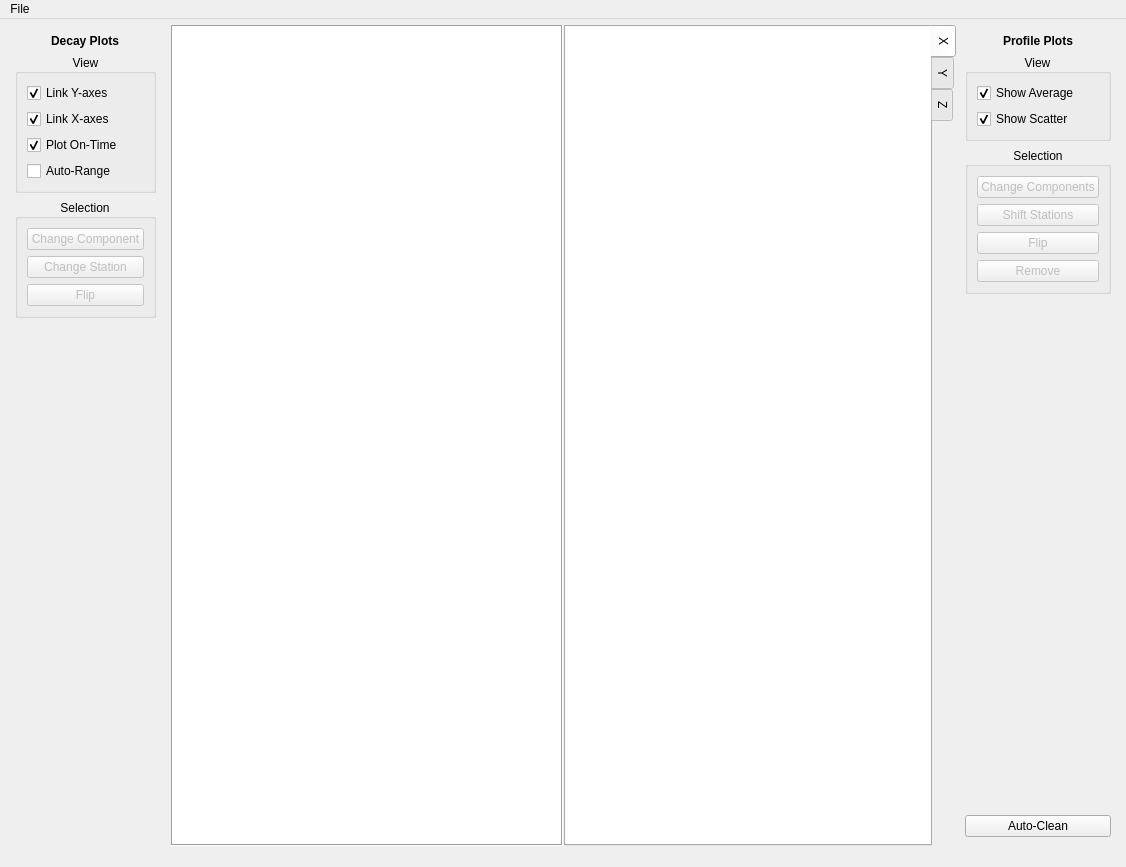
<?xml version="1.0" encoding="UTF-8"?>
<ui version="4.0">
 <class>MainWindow</class>
 <widget class="QMainWindow" name="MainWindow">
  <property name="geometry">
   <rect>
    <x>0</x>
    <y>0</y>
    <width>1126</width>
    <height>867</height>
   </rect>
  </property>
  <property name="windowTitle">
   <string>MainWindow</string>
  </property>
  <property name="documentMode">
   <bool>false</bool>
  </property>
  <widget class="QWidget" name="centralwidget">
   <layout class="QGridLayout" name="gridLayout">
    <property name="leftMargin">
     <number>6</number>
    </property>
    <property name="topMargin">
     <number>6</number>
    </property>
    <property name="rightMargin">
     <number>6</number>
    </property>
    <property name="bottomMargin">
     <number>2</number>
    </property>
    <property name="horizontalSpacing">
     <number>1</number>
    </property>
    <property name="verticalSpacing">
     <number>0</number>
    </property>
    <item row="0" column="0">
     <widget class="QFrame" name="frame_4">
      <property name="frameShape">
       <enum>QFrame::NoFrame</enum>
      </property>
      <property name="frameShadow">
       <enum>QFrame::Raised</enum>
      </property>
      <layout class="QHBoxLayout" name="horizontalLayout_2">
       <property name="leftMargin">
        <number>0</number>
       </property>
       <property name="topMargin">
        <number>0</number>
       </property>
       <property name="rightMargin">
        <number>0</number>
       </property>
       <property name="bottomMargin">
        <number>0</number>
       </property>
       <item>
        <widget class="QFrame" name="frame">
         <property name="sizePolicy">
          <sizepolicy hsizetype="Maximum" vsizetype="Preferred">
           <horstretch>0</horstretch>
           <verstretch>0</verstretch>
          </sizepolicy>
         </property>
         <property name="frameShape">
          <enum>QFrame::NoFrame</enum>
         </property>
         <property name="frameShadow">
          <enum>QFrame::Raised</enum>
         </property>
         <layout class="QVBoxLayout" name="verticalLayout_4">
          <item alignment="Qt::AlignHCenter">
           <widget class="QLabel" name="label">
            <property name="font">
             <font>
              <weight>75</weight>
              <bold>true</bold>
             </font>
            </property>
            <property name="text">
             <string>Decay Plots</string>
            </property>
           </widget>
          </item>
          <item>
           <widget class="QGroupBox" name="groupBox">
            <property name="title">
             <string>View</string>
            </property>
            <property name="alignment">
             <set>Qt::AlignCenter</set>
            </property>
            <layout class="QVBoxLayout" name="verticalLayout_5">
             <item>
              <widget class="QCheckBox" name="link_y_cbox">
               <property name="text">
                <string>Link Y-axes</string>
               </property>
               <property name="checked">
                <bool>true</bool>
               </property>
              </widget>
             </item>
             <item>
              <widget class="QCheckBox" name="link_x_cbox">
               <property name="text">
                <string>Link X-axes</string>
               </property>
               <property name="checked">
                <bool>true</bool>
               </property>
              </widget>
             </item>
             <item>
              <widget class="QCheckBox" name="plot_ontime_decays_cbox">
               <property name="text">
                <string>Plot On-Time</string>
               </property>
               <property name="checked">
                <bool>true</bool>
               </property>
              </widget>
             </item>
             <item>
              <widget class="QCheckBox" name="auto_range_cbox">
               <property name="text">
                <string>Auto-Range</string>
               </property>
               <property name="checked">
                <bool>false</bool>
               </property>
              </widget>
             </item>
            </layout>
           </widget>
          </item>
          <item>
           <widget class="QGroupBox" name="groupBox_4">
            <property name="title">
             <string>Selection</string>
            </property>
            <property name="alignment">
             <set>Qt::AlignCenter</set>
            </property>
            <layout class="QVBoxLayout" name="verticalLayout_9">
             <item>
              <widget class="QPushButton" name="change_comp_decay_btn">
               <property name="enabled">
                <bool>false</bool>
               </property>
               <property name="text">
                <string>Change Component</string>
               </property>
              </widget>
             </item>
             <item>
              <widget class="QPushButton" name="change_station_decay_btn">
               <property name="enabled">
                <bool>false</bool>
               </property>
               <property name="text">
                <string>Change Station</string>
               </property>
              </widget>
             </item>
             <item>
              <widget class="QPushButton" name="flip_decay_btn">
               <property name="enabled">
                <bool>false</bool>
               </property>
               <property name="text">
                <string>Flip</string>
               </property>
              </widget>
             </item>
            </layout>
           </widget>
          </item>
          <item>
           <spacer name="verticalSpacer">
            <property name="orientation">
             <enum>Qt::Vertical</enum>
            </property>
            <property name="sizeHint" stdset="0">
             <size>
              <width>20</width>
              <height>40</height>
             </size>
            </property>
           </spacer>
          </item>
         </layout>
        </widget>
       </item>
       <item>
        <widget class="GraphicsLayoutWidget" name="decay_layout">
         <property name="frameShape">
          <enum>QFrame::Box</enum>
         </property>
         <property name="lineWidth">
          <number>1</number>
         </property>
        </widget>
       </item>
      </layout>
     </widget>
    </item>
    <item row="0" column="1">
     <widget class="QFrame" name="frame_3">
      <property name="frameShape">
       <enum>QFrame::NoFrame</enum>
      </property>
      <property name="frameShadow">
       <enum>QFrame::Raised</enum>
      </property>
      <layout class="QHBoxLayout" name="horizontalLayout">
       <property name="spacing">
        <number>0</number>
       </property>
       <property name="leftMargin">
        <number>0</number>
       </property>
       <property name="topMargin">
        <number>0</number>
       </property>
       <property name="rightMargin">
        <number>0</number>
       </property>
       <property name="bottomMargin">
        <number>0</number>
       </property>
       <item>
        <widget class="QTabWidget" name="profile_tab_widget">
         <property name="tabPosition">
          <enum>QTabWidget::East</enum>
         </property>
         <property name="tabShape">
          <enum>QTabWidget::Rounded</enum>
         </property>
         <property name="currentIndex">
          <number>0</number>
         </property>
         <property name="documentMode">
          <bool>false</bool>
         </property>
         <widget class="QWidget" name="x_tab">
          <attribute name="title">
           <string>X</string>
          </attribute>
          <layout class="QVBoxLayout" name="verticalLayout">
           <property name="leftMargin">
            <number>0</number>
           </property>
           <property name="topMargin">
            <number>0</number>
           </property>
           <property name="rightMargin">
            <number>0</number>
           </property>
           <property name="bottomMargin">
            <number>0</number>
           </property>
           <item>
            <widget class="GraphicsLayoutWidget" name="x_profile_layout">
             <property name="frameShape">
              <enum>QFrame::NoFrame</enum>
             </property>
            </widget>
           </item>
          </layout>
         </widget>
         <widget class="QWidget" name="y_tab">
          <attribute name="title">
           <string>Y</string>
          </attribute>
          <layout class="QVBoxLayout" name="verticalLayout_2">
           <property name="leftMargin">
            <number>0</number>
           </property>
           <property name="topMargin">
            <number>0</number>
           </property>
           <property name="rightMargin">
            <number>0</number>
           </property>
           <property name="bottomMargin">
            <number>0</number>
           </property>
           <item>
            <widget class="GraphicsLayoutWidget" name="y_profile_layout"/>
           </item>
          </layout>
         </widget>
         <widget class="QWidget" name="z_tab">
          <attribute name="title">
           <string>Z</string>
          </attribute>
          <layout class="QVBoxLayout" name="verticalLayout_3">
           <property name="leftMargin">
            <number>0</number>
           </property>
           <property name="topMargin">
            <number>0</number>
           </property>
           <property name="rightMargin">
            <number>0</number>
           </property>
           <property name="bottomMargin">
            <number>0</number>
           </property>
           <item>
            <widget class="GraphicsLayoutWidget" name="z_profile_layout"/>
           </item>
          </layout>
         </widget>
        </widget>
       </item>
       <item>
        <widget class="QFrame" name="frame_2">
         <property name="frameShape">
          <enum>QFrame::NoFrame</enum>
         </property>
         <property name="frameShadow">
          <enum>QFrame::Plain</enum>
         </property>
         <layout class="QVBoxLayout" name="verticalLayout_6">
          <item alignment="Qt::AlignHCenter">
           <widget class="QLabel" name="label_2">
            <property name="font">
             <font>
              <weight>75</weight>
              <bold>true</bold>
             </font>
            </property>
            <property name="text">
             <string>Profile Plots</string>
            </property>
           </widget>
          </item>
          <item>
           <widget class="QGroupBox" name="groupBox_2">
            <property name="title">
             <string>View</string>
            </property>
            <property name="alignment">
             <set>Qt::AlignCenter</set>
            </property>
            <layout class="QVBoxLayout" name="verticalLayout_7">
             <item>
              <widget class="QCheckBox" name="show_average_cbox">
               <property name="text">
                <string>Show Average</string>
               </property>
               <property name="checked">
                <bool>true</bool>
               </property>
              </widget>
             </item>
             <item>
              <widget class="QCheckBox" name="show_scatter_cbox">
               <property name="text">
                <string>Show Scatter</string>
               </property>
               <property name="checked">
                <bool>true</bool>
               </property>
              </widget>
             </item>
            </layout>
           </widget>
          </item>
          <item>
           <widget class="QGroupBox" name="groupBox_3">
            <property name="title">
             <string>Selection</string>
            </property>
            <property name="alignment">
             <set>Qt::AlignCenter</set>
            </property>
            <layout class="QVBoxLayout" name="verticalLayout_8">
             <item>
              <widget class="QPushButton" name="change_comp_profile_btn">
               <property name="enabled">
                <bool>false</bool>
               </property>
               <property name="text">
                <string>Change Components</string>
               </property>
              </widget>
             </item>
             <item>
              <widget class="QPushButton" name="shift_station_profile_btn">
               <property name="enabled">
                <bool>false</bool>
               </property>
               <property name="text">
                <string>Shift Stations</string>
               </property>
              </widget>
             </item>
             <item>
              <widget class="QPushButton" name="flip_profile_btn">
               <property name="enabled">
                <bool>false</bool>
               </property>
               <property name="text">
                <string>Flip</string>
               </property>
              </widget>
             </item>
             <item>
              <widget class="QPushButton" name="remove_profile_btn">
               <property name="enabled">
                <bool>false</bool>
               </property>
               <property name="text">
                <string>Remove</string>
               </property>
              </widget>
             </item>
            </layout>
           </widget>
          </item>
          <item>
           <spacer name="verticalSpacer_2">
            <property name="orientation">
             <enum>Qt::Vertical</enum>
            </property>
            <property name="sizeHint" stdset="0">
             <size>
              <width>20</width>
              <height>40</height>
             </size>
            </property>
           </spacer>
          </item>
          <item>
           <widget class="QPushButton" name="auto_clean_btn">
            <property name="text">
             <string>Auto-Clean</string>
            </property>
           </widget>
          </item>
         </layout>
        </widget>
       </item>
      </layout>
     </widget>
    </item>
   </layout>
  </widget>
  <widget class="QMenuBar" name="menubar">
   <property name="geometry">
    <rect>
     <x>0</x>
     <y>0</y>
     <width>1126</width>
     <height>21</height>
    </rect>
   </property>
   <widget class="QMenu" name="menuFile">
    <property name="title">
     <string>File</string>
    </property>
    <addaction name="actionOpen"/>
    <addaction name="separator"/>
    <addaction name="actionSave"/>
    <addaction name="actionSave_As"/>
   </widget>
   <addaction name="menuFile"/>
  </widget>
  <widget class="QStatusBar" name="status_bar">
   <property name="styleSheet">
    <string notr="true">QStatusBar::item{border:None}</string>
   </property>
   <property name="sizeGripEnabled">
    <bool>false</bool>
   </property>
  </widget>
  <action name="actionSave">
   <property name="text">
    <string>Save</string>
   </property>
   <property name="shortcut">
    <string>Ctrl+S</string>
   </property>
  </action>
  <action name="actionSave_As">
   <property name="text">
    <string>Save As...</string>
   </property>
   <property name="shortcut">
    <string>Ctrl+Alt+S</string>
   </property>
  </action>
  <action name="actionOpen">
   <property name="text">
    <string>Open</string>
   </property>
  </action>
 </widget>
 <customwidgets>
  <customwidget>
   <class>GraphicsLayoutWidget</class>
   <extends>QGraphicsView</extends>
   <header>pyqtgraph</header>
  </customwidget>
 </customwidgets>
 <resources/>
 <connections/>
</ui>
